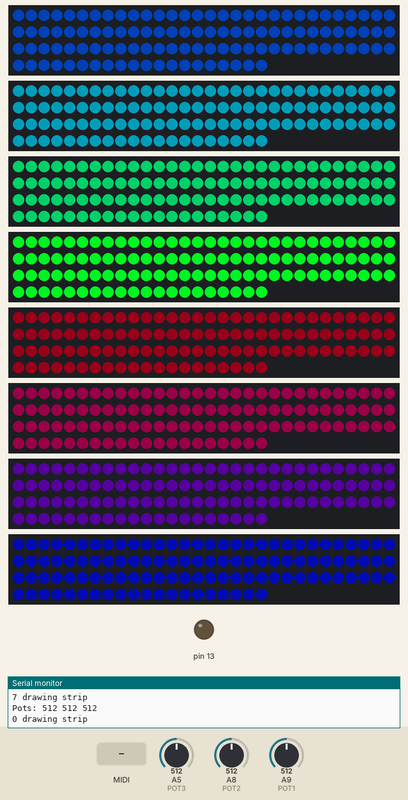
Bench run of a sketch on a simulated Teensy 4. On the bench: 8 × 110 RGB LEDs in strip order, left to right, continuing on the next row, output pins drawn as LEDs (lit = HIGH), the last lines printed to the serial monitor. The test bench sets the inputs (shaded band); at power-on: A5 (POT3) = 512, A8 (POT2) = 512, A9 (POT1) = 512. Dim RGB values are drawn brighter than linear; the strip is taken to match the declared colour order.

Above: at 1.2 s.
1.3 s: MIDI note 36 received
At 1.83 s:
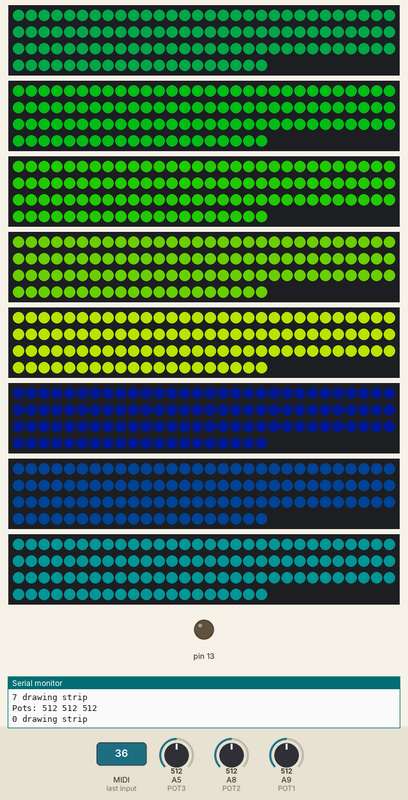
3.8 s: MIDI note 48 received
At 4.07 s:
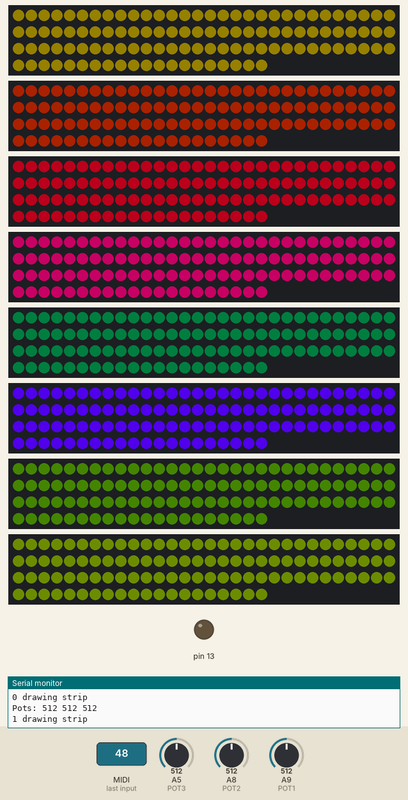
6.3 s: MIDI note 60 received
At 6.62 s:
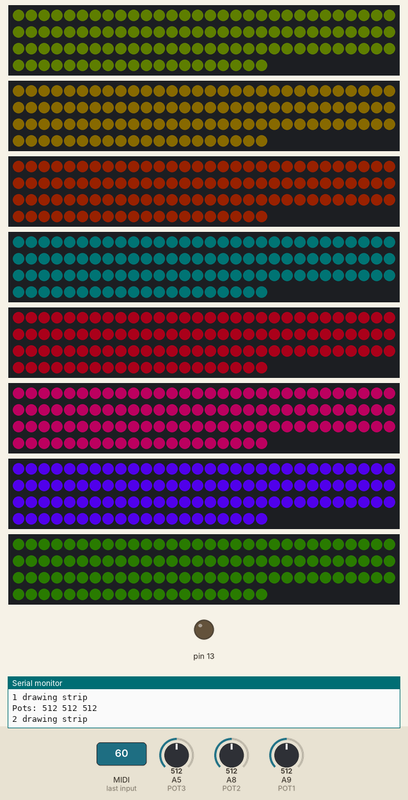
8.9 s: MIDI note 64 received
At 9.18 s:
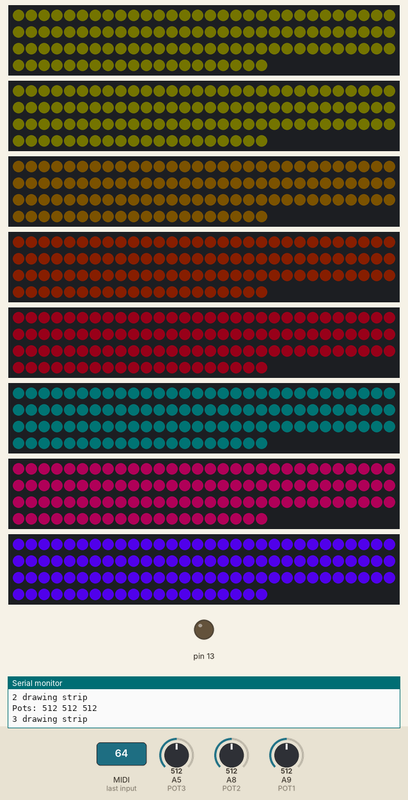
11.4 s: MIDI note 67 received
At 11.74 s:
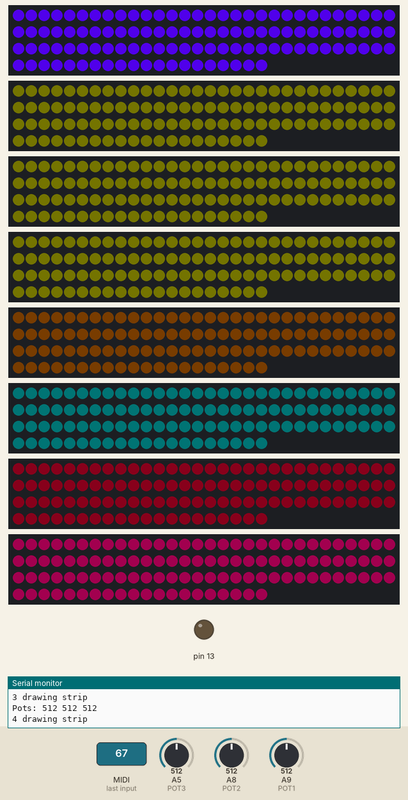
14.0 s: MIDI note 72 received
At 14.94 s:
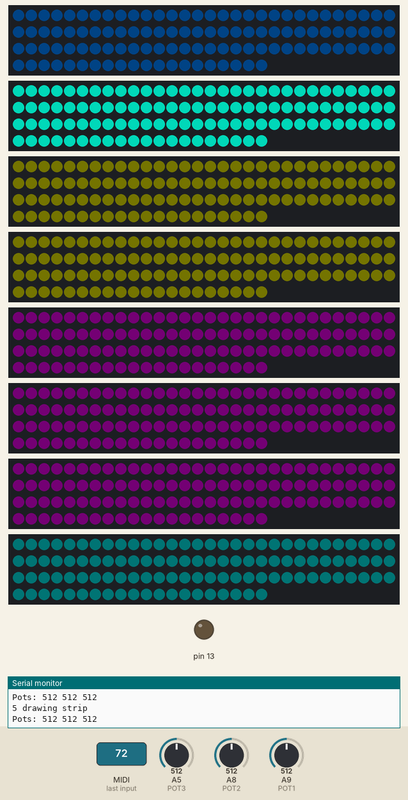
Timing chart, 0 to 17.0 s (numbered marks = the images above; inputs shaded):
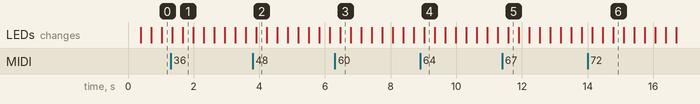

Measured:
- after the input at 1.3 s, the LEDs: first differ from a run without the input after 0.37 s (image 1)
- after the input at 3.8 s, the LEDs: change after 0.11 s (image 2)
- after the input at 6.3 s, the LEDs: change after 0.17 s (image 3)
- after the input at 8.9 s, the LEDs: change after 0.13 s (image 4)
- after the input at 11.4 s, the LEDs: change after 0.18 s (image 5)
- after the input at 14.0 s, the LEDs: first change after 0.14 s (image 6 shows a later state)

The sketch:

Control_Panel_Tests.ino
```cpp
#include <Adafruit_NeoPixel.h>
#include "FastLED.h"
// Set teensy to usbMIDI

// PINS on the octo28_adaptor
// 2 14 7 8 --  6 20 21 5
#define PIN1 2
#define PIN2 7

#define PIN3 14
#define PIN4 5

#define PIN5 21
#define PIN6 20
#define PIN7 6
#define PIN8 8

// Pins for the pots
#define POT1 23
#define POT2 22
#define POT3 19

// Eight Strips one on each edge inside the tunnel
// All Strips the same size
#define NUM_STRIPS 8

// about 55 Leds per Mirro Tunnel Segment
// 2 segment tunnel setup
#define NUM_PIXELS 110

#define PLAYHEAD_PIXELS

// Adafruit_NeoPixel strip = Adafruit_NeoPixel(NUM_PIXELS, PIN, NEO_RGBW + NEO_KHZ800);

// LED Parts

// Neopixel strips that drive the LED
Adafruit_NeoPixel strip1 = Adafruit_NeoPixel(NUM_PIXELS, PIN1, NEO_RGBW + NEO_KHZ800);
Adafruit_NeoPixel strip2 = Adafruit_NeoPixel(NUM_PIXELS, PIN2, NEO_RGBW + NEO_KHZ800);
Adafruit_NeoPixel strip3 = Adafruit_NeoPixel(NUM_PIXELS, PIN3, NEO_RGBW + NEO_KHZ800);
Adafruit_NeoPixel strip4 = Adafruit_NeoPixel(NUM_PIXELS, PIN4, NEO_RGBW + NEO_KHZ800);

Adafruit_NeoPixel strip5 = Adafruit_NeoPixel(NUM_PIXELS, PIN5, NEO_RGBW + NEO_KHZ800);
Adafruit_NeoPixel strip6 = Adafruit_NeoPixel(NUM_PIXELS, PIN6, NEO_RGBW + NEO_KHZ800);
Adafruit_NeoPixel strip7 = Adafruit_NeoPixel(NUM_PIXELS, PIN7, NEO_RGBW + NEO_KHZ800);
Adafruit_NeoPixel strip8 = Adafruit_NeoPixel(NUM_PIXELS, PIN8, NEO_RGBW + NEO_KHZ800);

// Fast led strips used for easier color manipulation
// CRGB fleds[NUM_PIXELS];
// CRGB fleds2[NUM_PIXELS];
// CRGB fleds3[NUM_PIXELS];
// CRGB fleds4[NUM_PIXELS];
// CRGB fleds5[NUM_PIXELS];
// CRGB fleds6[NUM_PIXELS];
// CRGB fleds7[NUM_PIXELS];
// CRGB fleds8[NUM_PIXELS];

CRGB fleds[NUM_STRIPS][NUM_PIXELS];

uint8_t brightness = 255;
uint8_t hue = 0;

// Timer for changing patterns :()
unsigned long timer = 0;
int timeStep = 200; // 2secs
int playhead = 0;
float angle = 0;
float rate = 0.005;
// float speed = 200;

void setup() {

  Serial.begin(115200);
  usbMIDI.setHandleNoteOn(OnNoteOn);
  // usbMIDI.setHandleNoteOff(OnNoteOff);
  // usbMIDI.setHandleControlChange(OnControlChange);

  // do some kind of startup animation


  strip1.begin();
  strip2.begin();
  strip3.begin();
  strip4.begin();
  strip5.begin();
  strip6.begin();
  strip7.begin();
  strip8.begin();
  strip1.show(); // Initialize all pixels to 'off'
  strip2.show(); // Initialize all pixels to 'off'
  strip3.show(); // Initialize all pixels to 'off'
  strip4.show(); // Initialize all pixels to 'off'
  strip5.show(); // Initialize all pixels to 'off'
  strip6.show(); // Initialize all pixels to 'off'
  strip7.show(); // Initialize all pixels to 'off'
  strip8.show(); // Initialize all pixels to 'off'
  pinMode(13,OUTPUT);
  // testTest();
  // Potentiometer Setup
  pinMode(POT1, INPUT);
  pinMode(POT2, INPUT);
  pinMode(POT3, INPUT);
}

void loop() {
  angle += rate;
  hue = (hue+20) %256;
  for(int i = 0; i < NUM_STRIPS; i++ ) {
    fadeStripBy(i,60 +(angle)*100);
  }

  if(millis() - timer > timeStep) {
    timeStep = abs(sin(angle)*35);
    int j = playhead;
      //int h = (int)random(255);
      for(size_t i = 0; i < NUM_PIXELS; i ++) {
        fleds[j][i] = CHSV(hue,255,brightness);
      }

    playhead = (playhead+1) % 8;
    timer = millis();
    Serial.print(j);
    Serial.println(" drawing strip");

  }

  usbMIDI.read();
  putOnStrips();
  int pot1 = analogRead(POT1);
  int pot2 = analogRead(POT2);
  int pot3 = analogRead(POT3);
  Serial.print("Pots: ");
  Serial.print(pot1);
  Serial.print(" ");
  Serial.print(pot2);
  Serial.print(" ");
  Serial.print(pot3);
  Serial.println(" ");
}


// * * * * * * * * * * * * * * * * *
// * * * * Strip Functions * * * * *
// * * * * * * * * * * * * * * * * *

void putOnStrips() {
  // Puts the FastLED leds onto the NeoPixel Leds

  for (size_t i = 0; i < NUM_PIXELS; i++) {
    strip1.setPixelColor(i, strip1.Color(fleds[0][i].g,fleds[0][i].r,fleds[0][i].b));
    strip2.setPixelColor(i, strip2.Color(fleds[1][i].g,fleds[1][i].r,fleds[1][i].b));
    strip3.setPixelColor(i, strip3.Color(fleds[2][i].g,fleds[2][i].r,fleds[2][i].b));
    strip4.setPixelColor(i, strip4.Color(fleds[3][i].g,fleds[3][i].r,fleds[3][i].b));
    strip5.setPixelColor(i, strip5.Color(fleds[4][i].g,fleds[4][i].r,fleds[4][i].b));
    strip6.setPixelColor(i, strip6.Color(fleds[5][i].g,fleds[5][i].r,fleds[5][i].b));
    strip7.setPixelColor(i, strip7.Color(fleds[6][i].g,fleds[6][i].r,fleds[6][i].b));
    strip8.setPixelColor(i, strip8.Color(fleds[7][i].g,fleds[7][i].r,fleds[7][i].b));
  }
  strip1.show();
  strip2.show();
  strip3.show();
  strip4.show();
  strip5.show();
  strip6.show();
  strip7.show();
  strip8.show();
}

// void clearStrip(int strip) {
//   // set all LEDS to off (Black)
//   for (uint16_t i = 0; i < strip.numPixels(); i++) {
//     // strip.setPixelColor(i, color);
//     fleds[strip][i] = CRGB::Black;
//   }
// }
void fadeStripBy(int strip, int by) {
  for (size_t i = 0; i < NUM_PIXELS; i++) {
    fleds[strip][i].fadeLightBy(by);
  }
}
// * * * * * * * * * * * * * * * * *
// * * * * *. MIDI stuff * * * * * *
// * * * * * * * * * * * * * * * * *
void OnNoteOn (byte channel, byte n, byte v) {
playhead = (playhead+1) % 8;
Serial.println("got midi");
}
/*
void OnControlChange(byte c, byte n, byte v) {

}

void OnNoteOn (byte channel, byte n, byte v) {
  // map midi notes 0 - 3 to change states 0 - 3
  if (n < 4) {
    if (n==0) {
      // auto rainbow
      state = 0;
      Serial.println("state set to 0");
    } else if (n == 1) {
      // pulse
      state = 1;
      Serial.println("state set to 1");
    } else if (n == 2) {
      // marquee
      state = 2;
      Serial.println("state set to 2");
    } else if (n == 3) {
      state = 3;
      Serial.println("state set to 3");
    }
  }

  if (state == 1) {
    // pulse
    if (n == 5) {
      patternPulse.setHue((int)random(256));
      patternPulse.setBright();
    } else if (n == 6) {
      patternPulse2.setHue((int)random(256));
      patternPulse2.setBright();
    } else if (n == 7) {
      patternPulse3.setHue((int)random(256));
      patternPulse3.setBright();
    } else if (n == 8) {
      patternPulse4.setHue((int)random(256));
      patternPulse4.setBright();
    }


    // pulse whole strip

  } else if (state == 2) {
    // move midi note around
    int color = strip.Color(0,255,0);
    int pos = mapNoteToPos(n);
    Serial.print("Mapped Note to Pos: ");
    Serial.println(pos);
    segmentTest(pos, color);

  }
    // patternPulse.setHue((int)random(256));
    // patternPulse.setBright();

  digitalWrite(13,HIGH);
}
void OnNoteOff (byte c, byte n, byte v) {
  if (state == 0) {
    // patternPulse2.setHue((int)random(256));
    // patternPulse2.setBright();
    // patternPulse.setHue((int)random(256));
    // patternPulse.setBright();
  } else if (state == 1) {
    // turn off midi note
    int color = strip.Color(0,0,0);
    int pos = mapNoteToPos(n);
    segmentTest(pos, color);
  }
  digitalWrite(13,LOW);
}

int mapNoteToPos(byte n) {
  // int numLeds = NUM_PIXELS;
  int note = n;
  // midi note range 0 - 255;
  // led pixel range 120 (for now)
  int maped = map(note, 0, 255, 0, NUM_PIXELS / SEGMENT_LEN) * SEGMENT_LEN;
  return maped;
}
*/
```
